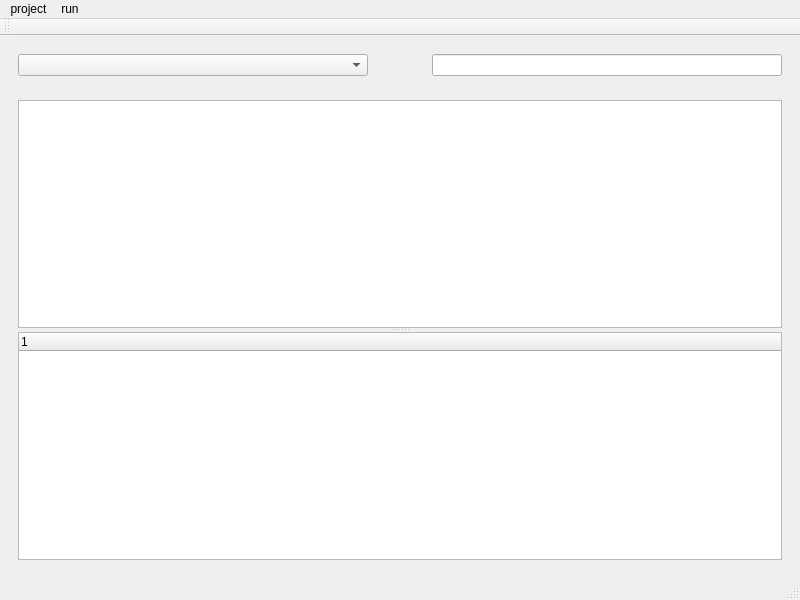
<?xml version="1.0" encoding="UTF-8"?>
<ui version="4.0">
 <class>MainWindow</class>
 <widget class="QMainWindow" name="MainWindow">
  <property name="geometry">
   <rect>
    <x>0</x>
    <y>0</y>
    <width>800</width>
    <height>600</height>
   </rect>
  </property>
  <property name="windowTitle">
   <string>MainWindow</string>
  </property>
  <widget class="QWidget" name="centralwidget">
   <layout class="QVBoxLayout" name="verticalLayout_2">
    <item>
     <widget class="QWidget" name="widget" native="true">
      <layout class="QHBoxLayout" name="horizontalLayout">
       <item>
        <widget class="QComboBox" name="comboBox">
         <property name="minimumSize">
          <size>
           <width>350</width>
           <height>0</height>
          </size>
         </property>
        </widget>
       </item>
       <item>
        <spacer name="horizontalSpacer">
         <property name="orientation">
          <enum>Qt::Horizontal</enum>
         </property>
         <property name="sizeHint" stdset="0">
          <size>
           <width>40</width>
           <height>20</height>
          </size>
         </property>
        </spacer>
       </item>
       <item>
        <widget class="QLineEdit" name="lineEdit">
         <property name="minimumSize">
          <size>
           <width>350</width>
           <height>0</height>
          </size>
         </property>
        </widget>
       </item>
      </layout>
     </widget>
    </item>
    <item>
     <widget class="QWidget" name="widget_2" native="true">
      <layout class="QVBoxLayout" name="verticalLayout">
       <item>
        <widget class="QSplitter" name="splitter">
         <property name="orientation">
          <enum>Qt::Vertical</enum>
         </property>
         <widget class="QTableWidget" name="tableWidget"/>
         <widget class="QTreeWidget" name="treeWidget">
          <column>
           <property name="text">
            <string notr="true">1</string>
           </property>
          </column>
         </widget>
        </widget>
       </item>
      </layout>
     </widget>
    </item>
   </layout>
  </widget>
  <widget class="QMenuBar" name="menubar">
   <property name="geometry">
    <rect>
     <x>0</x>
     <y>0</y>
     <width>800</width>
     <height>21</height>
    </rect>
   </property>
   <widget class="QMenu" name="menu">
    <property name="title">
     <string>project</string>
    </property>
   </widget>
   <widget class="QMenu" name="menu_2">
    <property name="title">
     <string>run</string>
    </property>
    <addaction name="actionrun_stop"/>
    <addaction name="actiondataflow"/>
    <addaction name="actionclear"/>
    <addaction name="separator"/>
    <addaction name="actionup"/>
    <addaction name="actiondown"/>
    <addaction name="separator"/>
    <addaction name="actiontop"/>
    <addaction name="actionend"/>
   </widget>
   <addaction name="menu"/>
   <addaction name="menu_2"/>
  </widget>
  <widget class="QStatusBar" name="statusbar"/>
  <widget class="QToolBar" name="toolBar">
   <property name="windowTitle">
    <string>toolBar</string>
   </property>
   <attribute name="toolBarArea">
    <enum>TopToolBarArea</enum>
   </attribute>
   <attribute name="toolBarBreak">
    <bool>false</bool>
   </attribute>
  </widget>
  <action name="actionrun_stop">
   <property name="icon">
    <iconset resource="src.qrc">
     <normaloff>:/运行.png</normaloff>:/运行.png</iconset>
   </property>
   <property name="text">
    <string>run &amp; stop</string>
   </property>
  </action>
  <action name="actionclear">
   <property name="icon">
    <iconset resource="src.qrc">
     <normaloff>:/清除.png</normaloff>:/清除.png</iconset>
   </property>
   <property name="text">
    <string>clear</string>
   </property>
  </action>
  <action name="actionup">
   <property name="icon">
    <iconset resource="src.qrc">
     <normaloff>:/向上1.png</normaloff>:/向上1.png</iconset>
   </property>
   <property name="text">
    <string>up</string>
   </property>
  </action>
  <action name="actiondown">
   <property name="icon">
    <iconset resource="src.qrc">
     <normaloff>:/向下1.png</normaloff>:/向下1.png</iconset>
   </property>
   <property name="text">
    <string>down</string>
   </property>
  </action>
  <action name="actiontop">
   <property name="icon">
    <iconset resource="src.qrc">
     <normaloff>:/顶部.png</normaloff>:/顶部.png</iconset>
   </property>
   <property name="text">
    <string>top</string>
   </property>
  </action>
  <action name="actionend">
   <property name="icon">
    <iconset resource="src.qrc">
     <normaloff>:/底部.png</normaloff>:/底部.png</iconset>
   </property>
   <property name="text">
    <string>end</string>
   </property>
  </action>
  <action name="actiondataflow">
   <property name="icon">
    <iconset resource="src.qrc">
     <normaloff>:/流量监控.png</normaloff>:/流量监控.png</iconset>
   </property>
   <property name="text">
    <string>dataflow</string>
   </property>
  </action>
 </widget>
 <resources>
  <include location="src.qrc"/>
 </resources>
 <connections/>
</ui>
